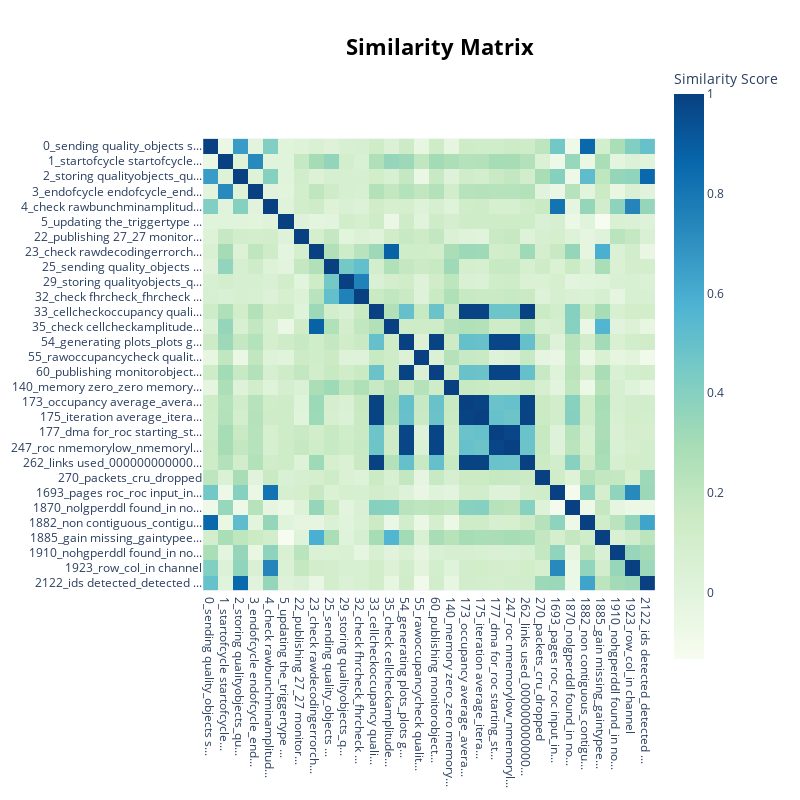

Source (notebook cell):
### Code cell
topic_model.model.visualize_heatmap(top_n_topics=30)

### Figure 1 — Plotly figure (JSON) as saved in the notebook; plotly's stock layout.template omitted (floating-point values rounded to 4 significant figures; data arrays with more than 128 entries replaced by an {"elided": "..."} marker saying what was removed)
{"data": [{"coloraxis": "coloraxis", "hovertemplate": "x: %{x}<br>y: %{y}<br>Similarity Score: %{z}<extra></extra>", "name": "0", "type": "heatmap", "x": ["0_sending quality_objects s...", "1_startofcycle startofcycle...", "2_storing qualityobjects_qu...", "3_endofcycle endofcycle_end...", "4_check rawbunchminamplitud...", "5_updating the_triggertype ...", "22_publishing 27_27 monitor...", "23_check rawdecodingerrorch...", "25_sending quality_objects ...", "29_storing qualityobjects_q...", "32_check fhrcheck_fhrcheck ...", "33_cellcheckoccupancy quali...", "35_check cellcheckamplitude...", "54_generating plots_plots g...", "55_rawoccupancycheck qualit...", "60_publishing monitorobject...", "140_memory zero_zero memory...", "173_occupancy average_avera...", "175_iteration average_itera...", "177_dma for_roc starting_st...", "247_roc nmemorylow_nmemoryl...", "262_links used_000000000000...", "270_packets_cru_dropped", "1693_pages roc_roc input_in...", "1870_nolgperddl found_in no...", "1882_non contiguous_contigu...", "1885_gain missing_gaintypee...", "1910_nohgperddl found_in no...", "1923_row_col_in channel", "2122_ids detected_detected ..."], "xaxis": "x", "y": ["0_sending quality_objects s...", "1_startofcycle startofcycle...", "2_storing qualityobjects_qu...", "3_endofcycle endofcycle_end...", "4_check rawbunchminamplitud...", "5_updating the_triggertype ...", "22_publishing 27_27 monitor...", "23_check rawdecodingerrorch...", "25_sending quality_objects ...", "29_storing qualityobjects_q...", "32_check fhrcheck_fhrcheck ...", "33_cellcheckoccupancy quali...", "35_check cellcheckamplitude...", "54_generating plots_plots g...", "55_rawoccupancycheck qualit...", "60_publishing monitorobject...", "140_memory zero_zero memory...", "173_occupancy average_avera...", "175_iteration average_itera...", "177_dma for_roc starting_st...", "247_roc nmemorylow_nmemoryl...", "262_links used_000000000000...", "270_packets_cru_dropped", "1693_pages roc_roc input_in...", "1870_nolgperddl found_in no...", "1882_non contiguous_contigu...", "1885_gain missing_gaintypee...", "1910_nohgperddl found_in no...", "1923_row_col_in channel", "2122_ids detected_detected ..."], "yaxis": "y", "z": {"elided": "30x30 float values"}}], "layout": {"coloraxis": {"colorbar": {"title": {"text": "Similarity Score"}}, "colorscale": [[0, "rgb(247,252,240)"], [0.125, "rgb(224,243,219)"], [0.25, "rgb(204,235,197)"], [0.375, "rgb(168,221,181)"], [0.5, "rgb(123,204,196)"], [0.625, "rgb(78,179,211)"], [0.75, "rgb(43,140,190)"], [0.875, "rgb(8,104,172)"], [1, "rgb(8,64,129)"]]}, "height": 800, "hoverlabel": {"bgcolor": "white", "font": {"family": "Rockwell", "size": 16}}, "legend": {"title": {"text": "Trend"}}, "margin": {"t": 60}, "showlegend": true, "title": {"font": {"color": "Black", "size": 22}, "text": "<b>Similarity Matrix</b>", "x": 0.55, "xanchor": "center", "y": 0.95, "yanchor": "top"}, "width": 800, "xaxis": {"anchor": "y", "constrain": "domain", "domain": [0, 1], "scaleanchor": "y"}, "yaxis": {"anchor": "x", "autorange": "reversed", "constrain": "domain", "domain": [0, 1]}}}
